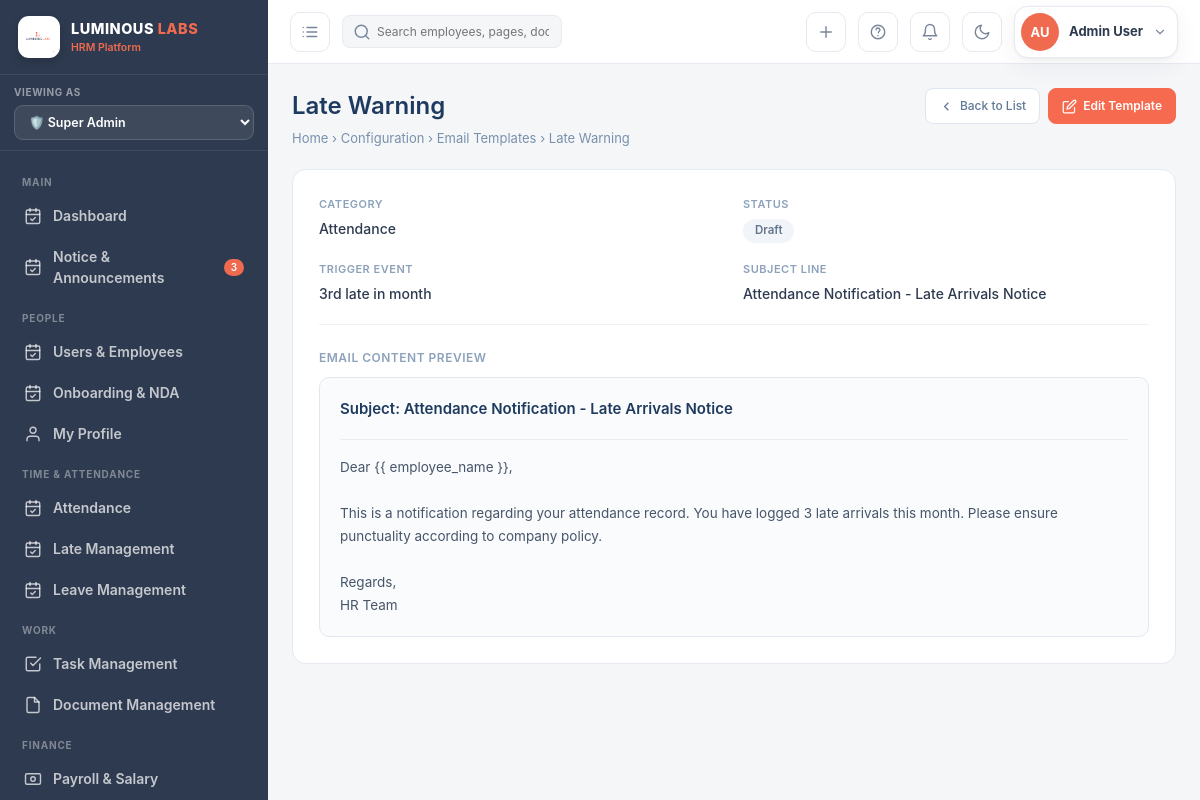
Page /config/email-templates/4/ (signed in) on the committed database.
### hrm_app/models.py (models this page shows, shortened)
class User(AbstractUser):
    role = models.CharField(max_length=20, choices=Role.choices, default=Role.EMPLOYEE)
    groups = models.ManyToManyField(Group, related_name='hrm_users', blank=True)
    user_permissions = models.ManyToManyField(
        Permission,
        related_name='hrm_user_permissions',
        blank=True,
    )

class Employee(models.Model):
    STATUS_CHOICES = [
        ('Active',    'Active'),
        ('On Leave',  'On Leave'),
        ('Probation', 'Probation'),
        ('Inactive',  'Inactive'),
    ]
    user        = models.OneToOneField(User, on_delete=models.CASCADE, related_name='employee')
    emp_id      = models.CharField(max_length=20, unique=True)
    phone       = models.CharField(max_length=20, blank=True)
    department  = models.ForeignKey(Department, null=True, on_delete=models.SET_NULL)
    designation = models.ForeignKey(Designation, null=True, on_delete=models.SET_NULL)
    shift       = models.ForeignKey(Shift, null=True, blank=True, on_delete=models.SET_NULL)
    join_date   = models.DateField(default=timezone.now)
    status      = models.CharField(max_length=20, choices=STATUS_CHOICES, default='Active')
    salary      = models.DecimalField(max_digits=10, decimal_places=2, default=0)
    avatar_color = models.CharField(max_length=10, default='#ef6a4f')
    avatar_initials = models.CharField(max_length=4, blank=True)
    address     = models.TextField(blank=True)
    nid         = models.CharField(max_length=30, blank=True, verbose_name='NID / Passport')
    blood_group = models.CharField(max_length=5, blank=True)
    emergency_contact = models.CharField(max_length=100, blank=True)
    class Meta:
        ordering = ['emp_id']

class EmailTemplate(models.Model):
    STATUS_CHOICES = [('Active', 'Active'), ('Draft', 'Draft')]
    name      = models.CharField(max_length=100)
    category  = models.CharField(max_length=50)
    subject   = models.CharField(max_length=200)
    body      = models.TextField()
    trigger   = models.CharField(max_length=100, blank=True)
    status    = models.CharField(max_length=10, choices=STATUS_CHOICES, default='Draft')

### hrm_app/views.py (the view)
@login_required
def email_template_detail(request, pk):
    if not has_permission(request.user, "configuration", "view"):
        messages.error(request, "Permission denied.")
        return redirect("email_template_list")
    template = get_object_or_404(EmailTemplate, pk=pk)
    try:
        from django.template.loader import get_template
        get_template('hrm/email_template_detail.html')
        return render(request, 'hrm/email_template_detail.html', _ctx(
            request, template=template
        ))
    except Exception:
        form = EmailTemplateForm(instance=template)
        return render(request, 'hrm/email_template_form.html', _ctx(
            request, form=form, title="View Email Template", template=template
        ))

### hrm_app/templates/hrm/email_template_detail.html (shortened to what this page needs)
{% extends 'hrm/base.html' %}
{% block content %}
<div class="email-detail-page">
    <div class="email-detail-head">
        <div>
            <h1>{{ template.name }}</h1>
            <div class="email-crumb">
                Home › Configuration › Email Templates › {{ template.name }}
            </div>
        </div>
        <div class="email-head-actions">
            <a href="{% url 'email_template_list' %}" class="email-head-btn">
                <svg width="15" height="15" viewBox="0 0 24 24" fill="none" stroke="currentColor" stroke-width="2">
                    <path d="M15 18l-6-6 6-6"/>
                </svg>
                Back to List
            </a>
            <a href="{% url 'email_template_edit' template.pk %}" class="email-head-btn primary">
                <svg width="15" height="15" viewBox="0 0 24 24" fill="none" stroke="currentColor" stroke-width="2">
                    <path d="M11 4H4a2 2 0 0 0-2 2v14a2 2 0 0 0 2 2h14a2 2 0 0 0 2-2v-7"/>
                    <path d="M18.5 2.5a2.121 2.121 0 0 1 3 3L12 15l-4 1 1-4 9.5-9.5z"/>
                </svg>
                Edit Template
            </a>
        </div>
    </div>
    <div class="email-detail-card">
        <div class="email-detail-meta">
            <div class="meta-item">
                <label>Category</label>
                <div class="meta-val">{{ template.category|default:"—" }}</div>
            </div>
            <div class="meta-item">
                <label>Status</label>
                <div>
                    {% if template.status == "Active" %}
                        <span class="status-badge status-active">Active</span>
                    {% else %}
                        <span class="status-badge status-draft">{{ template.status|default:"Draft" }}</span>
                    {% endif %}
                </div>
            </div>
            <div class="meta-item">
                <label>Trigger Event</label>
                <div class="meta-val">{{ template.trigger|default:"Manual / Not specified" }}</div>
            </div>
            <div class="meta-item">
                <label>Subject Line</label>
                <div class="meta-val">{{ template.subject|default:"—" }}</div>
            </div>
        </div>
        <div>
            <div style="font-size: 12px; font-weight: 600; text-transform: uppercase; letter-spacing: .5px; color: #8da2ba; margin-bottom: 10px;">
                Email Content Preview
            </div>
            <div class="email-preview-box">
                <div class="email-preview-header">
                    <div class="email-preview-subject">Subject: {{ template.subject }}</div>
                </div>
                <div class="email-preview-body">{{ template.body }}</div>
            </div>
        </div>
    </div>
</div>
{% endblock %}

### hrm_app/templates/hrm/base.html (shortened to what this page needs)
{% load static %}
<!DOCTYPE html>
<html lang="en">
<head>
</head>
<body>
<div class="app">
  <aside class="sidebar" id="sidebar">
    <div class="brand">
      <div class="logobox">
        <img src="{% static 'logo.png' %}" alt="Luminous Labs" style="width:30px;height:30px">
      </div>
      <div><b>LUMINOUS <span style="color:var(--brand)">LABS</span></b><small>HRM Platform</small></div>
    </div>
    <div class="rolebar">
      <small>Viewing as</small>
      <select id="roleSwitcher" onchange="switchRole(this.value)">
        <option value="super_admin" {% if view_role == 'super_admin' %}selected{% endif %}>🛡️ Super Admin</option>
      </select>
    </div>
<nav class="nav">
{% block nav %}
{% with current_url=request.resolver_match.url_name %}
{% if view_role == 'super_admin' %}
  {% if user.role == "super_admin" or 'dashboard' in allowed_menus %}
  <div class="group">Main</div>
  <a class="item {% if current_url == 'dashboard' %}active{% endif %}" href="{% url 'dashboard' %}{% if view_role %}?view_role={{ view_role }}{% endif %}">
    <svg class="ico" viewBox="0 0 24 24"><rect x="3" y="4" width="18" height="18" rx="2"/><path d="M16 2v4M8 2v4M3 10h18"/><path d="M9 16l2 2 4-4"/></svg>
    Dashboard
  </a>
  {% endif %}
  {% if user.role == "super_admin" or 'notice' in allowed_menus %}
  <a class="item {% if 'notice' in current_url %}active{% endif %}" href="{% url 'notice_list' %}{% if view_role %}?view_role={{ view_role }}{% endif %}">
    <svg class="ico" viewBox="0 0 24 24"><rect x="3" y="4" width="18" height="18" rx="2"/><path d="M16 2v4M8 2v4M3 10h18"/><path d="M9 16l2 2 4-4"/></svg>
    Notice & Announcements
    <span class="badge">{{ unread_notices|default:3 }}</span>
  </a>
  {% endif %}
  {% if user.role == "super_admin" or 'users' in allowed_menus or 'onboarding' in allowed_menus or 'profile' in allowed_menus %}
  <div class="group">People</div>
  {% endif %}
  {% if user.role == "super_admin" or 'users' in allowed_menus %}
  <a class="item {% if current_url == 'user_list' %}active{% endif %}" href="{% url 'user_list' %}{% if view_role %}?view_role={{ view_role }}{% endif %}">
    <svg class="ico" viewBox="0 0 24 24"><rect x="3" y="4" width="18" height="18" rx="2"/><path d="M16 2v4M8 2v4M3 10h18"/><path d="M9 16l2 2 4-4"/></svg>
    Users & Employees
  </a>
  {% endif %}
  {% if user.role == "super_admin" or 'onboarding' in allowed_menus %}
  <a class="item {% if current_url == 'onboarding_list' %}active{% endif %}" href="{% url 'onboarding_list' %}{% if view_role %}?view_role={{ view_role }}{% endif %}">
    <svg class="ico" viewBox="0 0 24 24"><rect x="3" y="4" width="18" height="18" rx="2"/><path d="M16 2v4M8 2v4M3 10h18"/><path d="M9 16l2 2 4-4"/></svg>
    Onboarding & NDA
  </a>
  {% endif %}
  {% if user.role == "super_admin" or 'profile' in allowed_menus %}
  <a class="item {% if current_url == 'my_profile' or current_url == 'user_detail' and is_my_profile %}active{% endif %}" href="{% url 'my_profile' %}{% if view_role %}?view_role={{ view_role }}{% endif %}">
    <svg class="ico" viewBox="0 0 24 24"><path d="M20 21v-2a4 4 0 00-4-4H8a4 4 0 00-4 4v2"/><circle cx="12" cy="7" r="4"/></svg>
    My Profile
  </a>
  {% endif %}
  {% if user.role == "super_admin" or 'attendance' in allowed_menus or 'late' in allowed_menus or 'leave' in allowed_menus %}
  <div class="group">Time & Attendance</div>
  {% endif %}
  {% if user.role == "super_admin" or 'attendance' in allowed_menus %}
  <a class="item {% if current_url == 'attendance_list' %}active{% endif %}" href="{% url 'attendance_list' %}{% if view_role %}?view_role={{ view_role }}{% endif %}">
    <svg class="ico" viewBox="0 0 24 24"><rect x="3" y="4" width="18" height="18" rx="2"/><path d="M16 2v4M8 2v4M3 10h18"/><path d="M9 16l2 2 4-4"/></svg>
    Attendance
  </a>
  {% endif %}
  {% if user.role == "super_admin" or 'late' in allowed_menus %}
  <a class="item {% if current_url == 'late_list' %}active{% endif %}" href="{% url 'late_list' %}{% if view_role %}?view_role={{ view_role }}{% endif %}">
    <svg class="ico" viewBox="0 0 24 24"><rect x="3" y="4" width="18" height="18" rx="2"/><path d="M16 2v4M8 2v4M3 10h18"/><path d="M9 16l2 2 4-4"/></svg>
    Late Management
  </a>
  {% endif %}
  {% if user.role == "super_admin" or 'leave' in allowed_menus %}
  <a class="item {% if current_url == 'leave_list' %}active{% endif %}" href="{% url 'leave_list' %}{% if view_role %}?view_role={{ view_role }}{% endif %}">
    <svg class="ico" viewBox="0 0 24 24"><rect x="3" y="4" width="18" height="18" rx="2"/><path d="M16 2v4M8 2v4M3 10h18"/><path d="M9 16l2 2 4-4"/></svg>
    Leave Management
  </a>
  {% endif %}
  {% if user.role == "super_admin" or 'tasks' in allowed_menus or 'documents' in allowed_menus %}
  <div class="group">Work</div>
  {% endif %}
  {% if user.role == "super_admin" or 'tasks' in allowed_menus %}
  <a class="item {% if current_url == 'task_list' %}active{% endif %}" href="{% url 'task_list' %}{% if view_role %}?view_role={{ view_role }}{% endif %}">
    <svg class="ico" viewBox="0 0 24 24"><path d="M9 11l3 3L22 4"/><path d="M21 12v7a2 2 0 01-2 2H5a2 2 0 01-2-2V5a2 2 0 012-2h11"/></svg>
    Task Management
  </a>
  {% endif %}
  {% if user.role == "super_admin" or 'documents' in allowed_menus %}
  <a class="item {% if current_url == 'document_list' %}active{% endif %}" href="{% url 'document_list' %}{% if view_role %}?view_role={{ view_role }}{% endif %}">
    <svg class="ico" viewBox="0 0 24 24"><path d="M14 2H6a2 2 0 00-2 2v16a2 2 0 002 2h12a2 2 0 002-2V8z"/><path d="M14 2v6h6"/></svg>
    Document Management
  </a>
  {% endif %}
  {% if user.role == "super_admin" or 'salary' in allowed_menus or 'petty_cash' in allowed_menus or 'assets' in allowed_menus %}
  <div class="group">Finance</div>
  {% endif %}
  {% if user.role == "super_admin" or 'salary' in allowed_menus %}
  <a class="item {% if current_url == 'salary_list' %}active{% endif %}" href="{% url 'salary_list' %}{% if view_role %}?view_role={{ view_role }}{% endif %}">
    <svg class="ico" viewBox="0 0 24 24"><rect x="2" y="5" width="20" height="14" rx="2"/><circle cx="12" cy="12" r="3"/></svg>
    Payroll & Salary
  </a>
  {% endif %}
{% endif %}
{% endwith %}
{% endblock %}
</nav>
  </aside>
  <div class="main">
    <header class="topbar">
      <button class="iconbtn" onclick="document.getElementById('sidebar').classList.toggle('open')" title="Menu">
        <svg class="ico" viewBox="0 0 24 24"><path d="M8 6h13M8 12h13M8 18h13M3 6h.01M3 12h.01M3 18h.01"/></svg>
      </button>
      <div class="search-wrap">
        <span class="si"><svg class="ico" viewBox="0 0 24 24"><circle cx="11" cy="11" r="8"/><path d="M21 21l-4.35-4.35"/></svg></span>
        <input placeholder="Search employees, pages, documents…" id="globalSearch" onkeydown="if(event.key==='Enter'){window.location='/employees/?q='+this.value}">
      </div>
      <button class="iconbtn" onclick="quickCreate()" title="Quick create">
        <svg class="ico" viewBox="0 0 24 24"><path d="M12 5v14M5 12h14"/></svg>
      </button>
      <a class="iconbtn" href="{% url 'user_guide_faq' %}{% if view_role %}?view_role={{ view_role }}{% endif %}" title="Help & FAQ">
        <svg class="ico" viewBox="0 0 24 24"><circle cx="12" cy="12" r="9"/><path d="M9.5 9a2.5 2.5 0 115 .5c0 1.5-2 1.5-2 3.5"/><path d="M12 17h.01"/></svg>
      </a>
      <a class="iconbtn" href="{% url 'notice_list' %}{% if view_role %}?view_role={{ view_role }}{% endif %}" title="Notifications">
        <svg class="ico" viewBox="0 0 24 24"><path d="M18 8a6 6 0 00-12 0c0 7-3 9-3 9h18s-3-2-3-9"/><path d="M13.73 21a2 2 0 01-3.46 0"/></svg>
      </a>
      <button class="iconbtn" onclick="toggleTheme()" title="Toggle dark mode">
        <svg class="ico" viewBox="0 0 24 24"><path d="M21 12.79A9 9 0 1111.21 3 7 7 0 0021 12.79z"/></svg>
      </button>
      <div class="profile-wrap" id="profileMenuWrap">
        <button type="button" class="profile-trigger" onclick="toggleProfileMenu()" aria-haspopup="true" aria-expanded="false">
          <div class="avatar {% if user.role == 'manager' or view_role == 'manager' %}avatar-blue{% elif user.role == 'employee' or view_role == 'employee' %}avatar-green{% else %}avatar-brand{% endif %}" title="{{ user.get_full_name|default:user.username }}">{{ user.employee.avatar_initials|default:user.username|slice:":2"|upper }}</div>
          <div class="profile-meta">
            <span class="profile-name">{{ user.get_full_name|default:user.username }}</span>
          </div>
          <svg class="ico profile-caret" viewBox="0 0 24 24"><path d="M6 9l6 6 6-6"/></svg>
        </button>
      </div>
    </header>
    <main class="content">
      {% block content %}{% endblock %}
    </main>
  </div>
</div>
</body>
</html>

### rows in the picture
User: role "🛡️ Super Admin", employee.avatar_initials "AU", get_full_name "Admin User"
EmailTemplate: name "Late Warning", category "Attendance", status "Draft", trigger "3rd late in month", subject "Attendance Notification - Late Arrivals Notice", body "Dear {{ employee_name }}, This is a notification regarding your attendance record. You have logged 3 late arrivals this month. Please ensure punctuality according to company policy. Regards, HR Team"

### other values in the picture
{{ unread_notices|default:3 }} "3"
